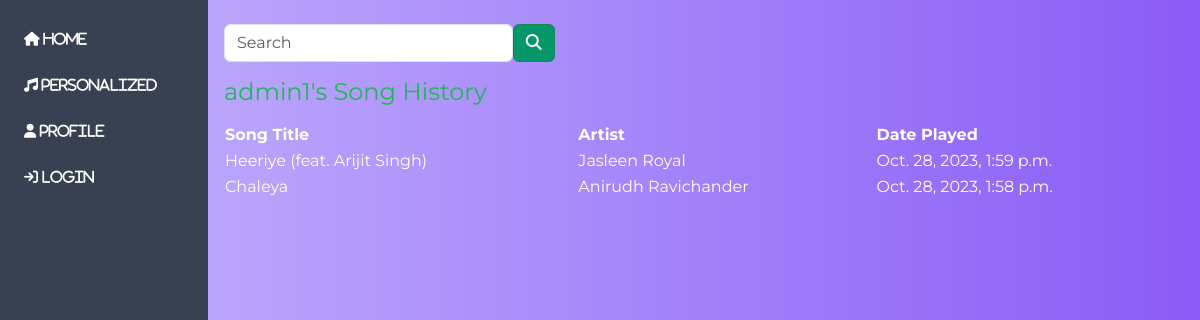
The page /user/admin1/ on the database its author committed.
### user/models.py (models this page shows, shortened)
class PlayHistory(models.Model):
    user = models.ForeignKey(User, on_delete=models.CASCADE)
    song_title = models.CharField(max_length=200)
    artist_name = models.CharField(max_length=200)
    date_played = models.DateTimeField(auto_now_add=True)

### user/views.py (the view)
# urls.py: path('<str:username>/', views.user_song_history, name='user_song_history'),
def user_song_history(request, username):
    user_obj = get_object_or_404(User, username=username)
    song_history = PlayHistory.objects.filter(user=user_obj).order_by('-date_played')  # newest songs first
    context = {
        'user_obj': user_obj,
        'song_history': song_history
    }
    return render(request, 'song_history.html', context)

### templates/song_history.html
{% extends "base.html" %}
{% block content %}
<h2>{{ user_obj.username }}'s Song History</h2>
<table class="w-full" >
    <thead>
        <tr>
            <th>Song Title</th>
            <th>Artist</th>
            <th>Date Played</th>
        </tr>
    </thead>
    <tbody>
        {% for song in song_history %}
        <tr>
            <td>{{ song.song_title }}</td>
            <td>{{ song.artist_name }}</td>
            <td>{{ song.date_played }}</td>
        </tr>
        {% endfor %}
    </tbody>
</table>
{% endblock %}

### static/styles.css (style rules this page uses)
body { font-family: 'Montserrat', sans-serif; margin: 0px; padding: 0; color: #fff; }
h2 { color: #1DB954; font-size: 24px; margin-bottom: 15px; }

### rows shown on the page
PlayHistory: song_title "Heeriye (feat. Arijit Singh)", artist_name "Jasleen Royal", date_played "Oct. 28, 2023, 1:59 p.m."
PlayHistory: song_title "Chaleya", artist_name "Anirudh Ravichander", date_played "Oct. 28, 2023, 1:58 p.m."

### other values the page prints
{{ user_obj.username }} "admin1"
